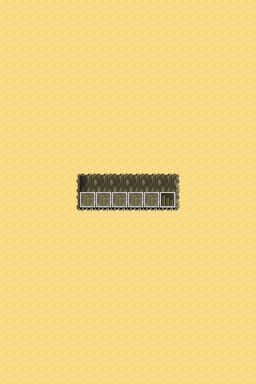

The image is a tile-based game level rendered from a .tmx file. Its description and complete source (layers, tilesets, objects, tile grids) follow:
An orthogonal 16x24 tile map with 16x16 px tiles, 2 tile layers (ground, frame).

<map version="1.2" tiledversion="1.3.2" orientation="orthogonal" renderorder="right-down" compressionlevel="0" width="16" height="24" tilewidth="16" tileheight="16" infinite="0" nextlayerid="3" nextobjectid="1">
 <editorsettings>
  <export target="tilemap.json" format="json" />
 </editorsettings>
 <tileset firstgid="1" name="tileset" tilewidth="16" tileheight="16" tilecount="528" columns="8">
  <image source="tilesets.png" width="128" height="1056" />
 </tileset>
 <layer id="1" name="ground" width="16" height="24">
  <data encoding="csv">
122,122,122,122,122,122,122,122,122,122,122,122,122,122,122,122,
122,122,122,122,122,122,122,122,122,122,122,122,122,122,122,122,
122,122,122,122,122,122,122,122,122,122,122,122,122,122,122,122,
122,122,122,122,122,122,122,122,122,122,122,122,122,122,122,122,
122,122,122,122,122,122,122,122,122,122,122,122,122,122,122,122,
122,122,122,122,122,122,122,122,122,122,122,122,122,122,122,122,
122,122,122,122,122,122,122,122,122,122,122,122,122,122,122,122,
122,122,122,122,122,122,122,122,122,122,122,122,122,122,122,122,
122,122,122,122,122,122,122,122,122,122,122,122,122,122,122,122,
122,122,122,122,122,122,122,122,122,122,122,122,122,122,122,122,
122,122,122,122,116,130,130,130,130,130,130,117,122,122,122,122,
122,122,122,122,123,503,500,500,500,500,500,121,122,122,122,122,
122,122,122,122,123,497,497,497,497,497,521,121,122,122,122,122,
122,122,122,122,124,114,114,114,114,114,114,125,122,122,122,122,
122,122,122,122,122,122,122,122,122,122,122,122,122,122,122,122,
122,122,122,122,122,122,122,122,122,122,122,122,122,122,122,122,
122,122,122,122,122,122,122,122,122,122,122,122,122,122,122,122,
122,122,122,122,122,122,122,122,122,122,122,122,122,122,122,122,
122,122,122,122,122,122,122,122,122,122,122,122,122,122,122,122,
122,122,122,122,122,122,122,122,122,122,122,122,122,122,122,122,
122,122,122,122,122,122,122,122,122,122,122,122,122,122,122,122,
122,122,122,122,122,122,122,122,122,122,122,122,122,122,122,122,
122,122,122,122,122,122,122,122,122,122,122,122,122,122,122,122,
122,122,122,122,122,122,122,122,122,122,122,122,122,122,122,122
</data>
 </layer>
 <layer id="2" name="frame" width="16" height="24" opacity="0.3">
  <data encoding="csv">
0,0,0,0,0,0,0,0,0,0,0,0,0,0,0,0,
0,0,0,0,0,0,0,0,0,0,0,0,0,0,0,0,
0,0,0,0,0,0,0,0,0,0,0,0,0,0,0,0,
0,0,0,0,0,0,0,0,0,0,0,0,0,0,0,0,
0,0,0,0,0,0,0,0,0,0,0,0,0,0,0,0,
0,0,0,0,0,0,0,0,0,0,0,0,0,0,0,0,
0,0,0,0,0,0,0,0,0,0,0,0,0,0,0,0,
0,0,0,0,0,0,0,0,0,0,0,0,0,0,0,0,
0,0,0,0,0,0,0,0,0,0,0,0,0,0,0,0,
0,0,0,0,0,0,0,0,0,0,0,0,0,0,0,0,
0,0,0,0,0,0,0,0,0,0,0,0,0,0,0,0,
0,0,0,0,0,0,0,0,0,0,0,0,0,0,0,0,
0,0,0,0,0,21,21,21,21,21,21,0,0,0,0,0,
0,0,0,0,0,0,0,0,0,0,0,0,0,0,0,0,
0,0,0,0,0,0,0,0,0,0,0,0,0,0,0,0,
0,0,0,0,0,0,0,0,0,0,0,0,0,0,0,0,
0,0,0,0,0,0,0,0,0,0,0,0,0,0,0,0,
0,0,0,0,0,0,0,0,0,0,0,0,0,0,0,0,
0,0,0,0,0,0,0,0,0,0,0,0,0,0,0,0,
0,0,0,0,0,0,0,0,0,0,0,0,0,0,0,0,
0,0,0,0,0,0,0,0,0,0,0,0,0,0,0,0,
0,0,0,0,0,0,0,0,0,0,0,0,0,0,0,0,
0,0,0,0,0,0,0,0,0,0,0,0,0,0,0,0,
0,0,0,0,0,0,0,0,0,0,0,0,0,0,0,0
</data>
 </layer>
</map>